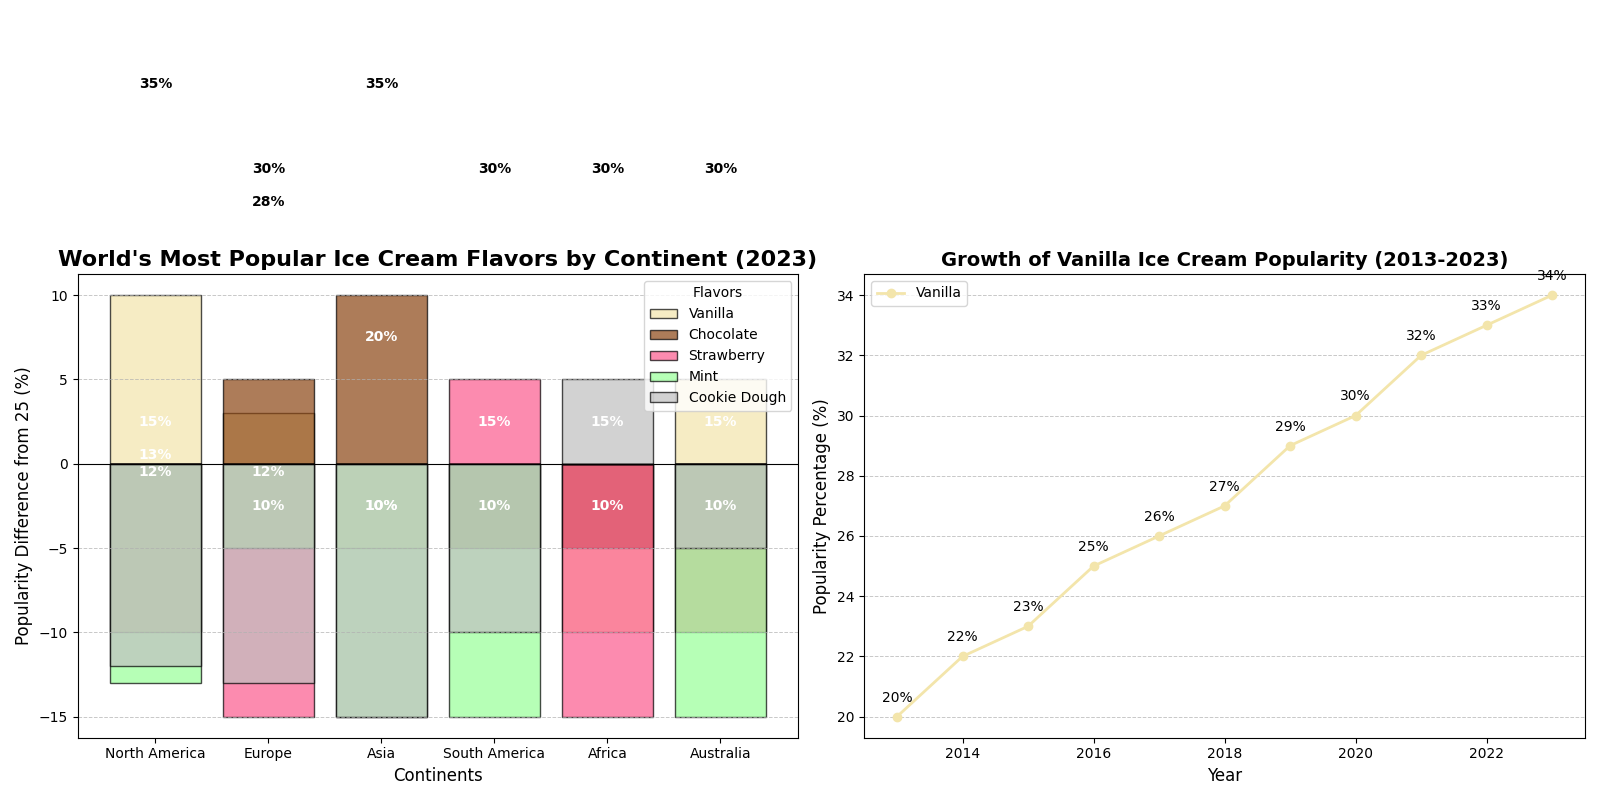

Reproduce this figure in Python.
import matplotlib.pyplot as plt
import numpy as np

# Define the continents and flavors
continents = ['North America', 'Europe', 'Asia', 'South America', 'Africa', 'Australia']
flavors = ['Vanilla', 'Chocolate', 'Strawberry', 'Mint', 'Cookie Dough']

# Popularity percentages for each flavor in each continent
na_flavors = [35, 25, 15, 12, 13]
eu_flavors = [28, 30, 10, 20, 12]
asia_flavors = [20, 35, 25, 10, 10]
sa_flavors = [25, 20, 30, 10, 15]
africa_flavors = [15, 20, 10, 25, 30]
australia_flavors = [30, 25, 15, 10, 20]

# Compile the data
flavor_data = np.array([na_flavors, eu_flavors, asia_flavors, sa_flavors, africa_flavors, australia_flavors])

# Calculate the midpoint for the diverging bars 
baseline = 25 
flavor_data_pos = np.where(flavor_data > baseline, flavor_data - baseline, 0)
flavor_data_neg = np.where(flavor_data <= baseline, flavor_data - baseline, 0)

# Colors for each flavor
colors = ['#f3e5ab', '#8b4513', '#fc5a8d', '#98ff98', '#c0c0c0']

# Set up the figure and axis
fig, (ax1, ax2) = plt.subplots(1, 2, figsize=(16, 8))

# Main plot: Diverging bar chart
for idx, flavor in enumerate(flavors):
    ax1.bar(continents, flavor_data_pos[:, idx], label=flavor, color=colors[idx], edgecolor='black', alpha=0.7)
    ax1.bar(continents, flavor_data_neg[:, idx], color=colors[idx], edgecolor='black', alpha=0.7)

# Add value labels on the bars
for cont_idx, cont_data in enumerate(flavor_data):
    for flavor_idx, value in enumerate(cont_data):
        ax1.text(cont_idx, value - baseline / 2, f'{value}%', va='center', ha='center', color='black' if flavor_data_pos[cont_idx, flavor_idx] > 0 else 'white', fontweight='bold')

# Add title and labels
ax1.set_title("World's Most Popular Ice Cream Flavors by Continent (2023)", fontsize=16, fontweight='bold')
ax1.set_xlabel("Continents", fontsize=12)
ax1.set_ylabel("Popularity Difference from 25 (%)", fontsize=12)
ax1.axhline(0, color='black', linewidth=0.8)  # Add a line at the baseline for clarity
ax1.legend(title='Flavors', loc='upper right')

# Customize the grid for better readability
ax1.yaxis.grid(True, linestyle='--', linewidth=0.7, alpha=0.7)

# Sub-plot: Line plot showing the growth of the top flavor (Vanilla) over the last decade
years = np.arange(2013, 2024)  # Last decade
vanilla_growth = [20, 22, 23, 25, 26, 27, 29, 30, 32, 33, 34]  # Hypothetical growth data

ax2.plot(years, vanilla_growth, marker='o', linestyle='-', color='#f3e5ab', linewidth=2, markersize=6, label='Vanilla')

# Add data annotations
for i, growth in enumerate(vanilla_growth):
    ax2.text(years[i], growth + 0.5, f'{growth}%', ha='center', fontsize=10)

# Add title and labels for the subplot
ax2.set_title("Growth of Vanilla Ice Cream Popularity (2013-2023)", fontsize=14, fontweight='bold')
ax2.set_xlabel("Year", fontsize=12)
ax2.set_ylabel("Popularity Percentage (%)", fontsize=12)
ax2.legend(loc='upper left')
ax2.yaxis.grid(True, linestyle='--', linewidth=0.7, alpha=0.7)

# Adjust layout to avoid text overlap and ensure readability
fig.tight_layout()

# Display the plot
plt.show()
